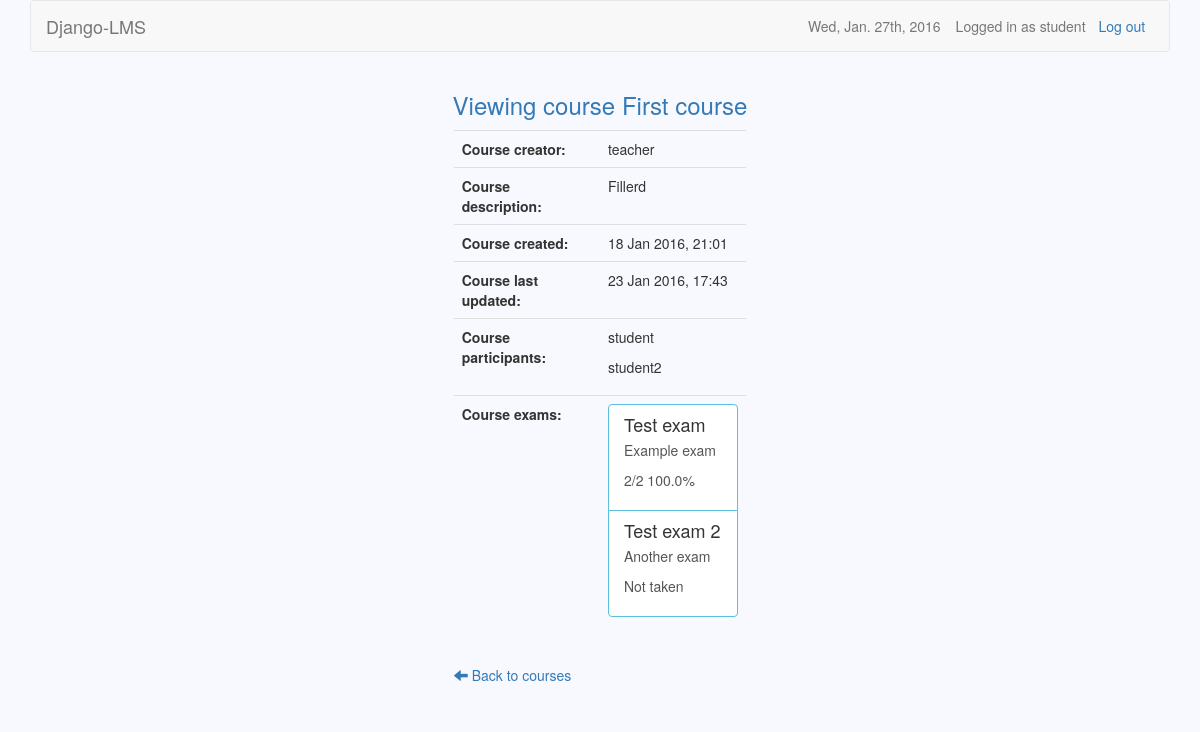
Page /courses/1/s (signed in) on the earlier database version.
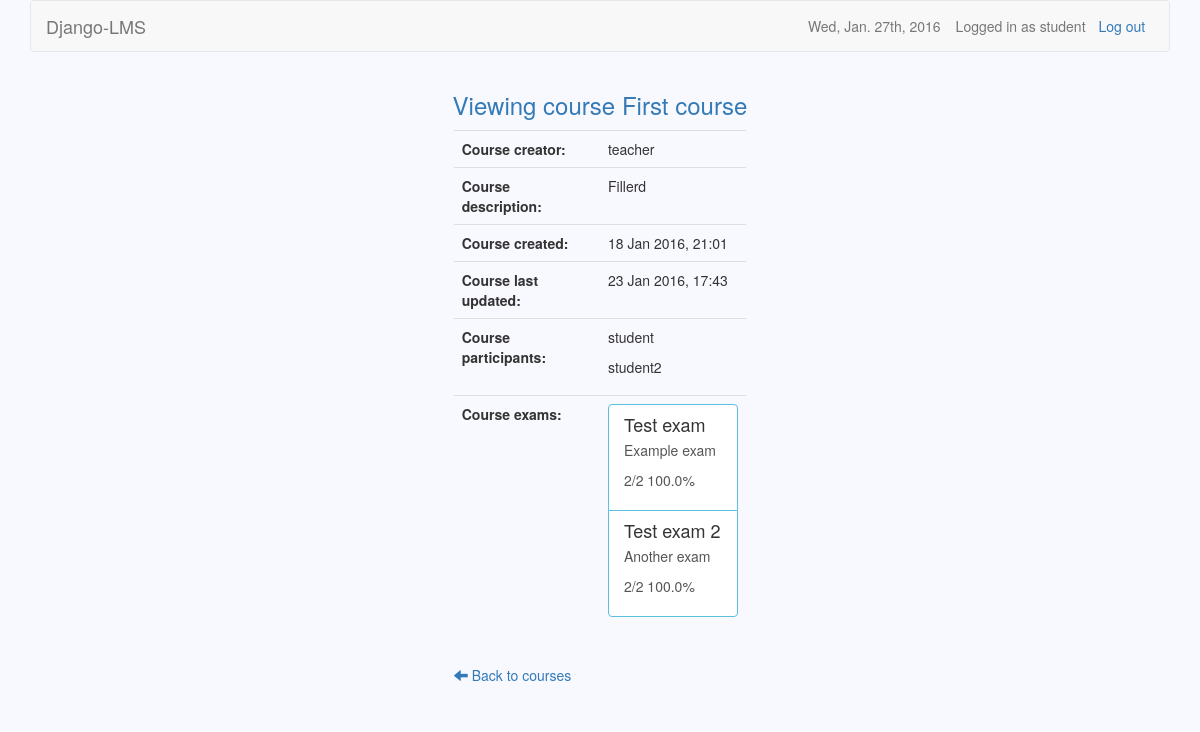
Same page on the later database version.
### users/models.py (models this page shows)
class User(AbstractUser):
    is_teacher = models.BooleanField(default=False)
    created = models.DateTimeField(auto_now_add=True)

### courses/models.py (models this page shows, shortened)
class Course(models.Model):
    owner = models.CharField(max_length=30)
    name = models.CharField(max_length=30)
    description = models.TextField(blank=True)
    created = models.DateTimeField(auto_now_add=True)
    updated = models.DateTimeField(auto_now=True)
    participants = models.ManyToManyField(settings.AUTH_USER_MODEL, blank=True,
        through='Participation')

class Participation(models.Model):
    user = models.ForeignKey(settings.AUTH_USER_MODEL)
    course = models.ForeignKey(Course)

### exams/models.py (models this page shows, shortened)
class Exam(models.Model):
    owner = models.CharField(max_length=30)
    name = models.CharField(max_length=30)
    description = models.TextField(blank=True)
    created = models.DateTimeField(auto_now_add=True)
    updated = models.DateTimeField(auto_now=True)
    password = models.CharField(max_length=10, blank=True)
    time_limit = models.TimeField()
    active_from = models.DateTimeField()
    active_to = models.DateTimeField()
    course = models.ForeignKey(Course)
    category = models.CharField(max_length=30)
    question_count = models.IntegerField()
    questions = models.ManyToManyField(Question, blank=True,
        through='ExamQuestion')

### courses/views.py (the view)
# urls.py: url(r'^(?P<course_id>\d+)/s$', views.view_course, name='view_course'),
@user_passes_test(student_check)
def view_course(request, course_id):
    if (Participation.objects.filter(user=request.user, course=course_id)
        .exists()):
        course = Course.objects.get(id=course_id)
        scores = {}
        exams = Exam.objects.filter(course=course_id).order_by('active_to')
        participants = Participation.objects.filter(course=course_id)
        for exam in exams:
                try:
                    count = ExamQuestion.objects.filter(exam=exam).count()
                    score = Score.objects.get(student=request.user,
                        exam=exam).score
                    scores[exam] = format_score(score, count)
                except ObjectDoesNotExist:
                    scores[exam] = "Not taken"
        return render(request, 'view_course.html', {'course': course,
            'participants': participants, 'exams': exams, 'scores': scores})
    else:
        return redirect('/courses/s')

### courses/templatetags/get_item.py (called while the page is built)
@register.filter
def get_item(dictionary, key):
    return dictionary.get(key)

### courses/views.py (called while the page is built)
def student_check(user):
    return not user.is_teacher

def format_score(score, count):
    percentage = str(float(score) / float(count) * 100) + '%'
    return str(score) + '/' + str(count) + ' ' + percentage

### courses/templates/view_course.html
{% extends 'base.html' %}
{% load get_item %}
{% block header %}Viewing course {{ course.name }}{% endblock %}
{% block dashboard %}
	<table class="table table-hover">
		<tr>
			<th>Course creator:</th>
			<td>{{ course.owner }}</td>
		</tr>
		<tr>
			<th>Course description:</th>
			<td>{{ course.description }}</td>
		</tr>
		<tr>
			<th>Course created:</th>
			<td>{{ course.created|date }}</td>
		</tr>
		<tr>
			<th>Course last updated:</th>
			<td>{{ course.updated|date }}</td>
		</tr>
		<tr>
			<th>Course participants:</th>
			<td>
				{% for participant in participants %}
					<p>{{ participant.user }}</p>
				{% endfor %}
			</td>
		</tr>
		<tr>
			<th>Course exams:</th>
			<td>
				{% for exam in exams %}
					<a class="list-group-item" href="{% url 'view_exam' course.id exam.id %}">
						<h4 class="list-group-item-heading">{{ exam.name }}</h4>
						<p class="list-group-item-description">{{ exam.description }}</p>
						<p class="list-group-item-description"> {{ scores|get_item:exam }}</p>
					</a>
				{% endfor %}
			</td>
		</tr>
	</table>
	<a href="{% url 'student_page' %}">
		<span class="glyphicon glyphicon-arrow-left"></span>
		Back to courses
	</a>
{% endblock %}

### django-lms/templates/base.html (shortened to what this page needs)
{% load staticfiles %}
<!DOCTYPE html>
<html>
    <head>
        <link href="/static/bootstrap/css/bootstrap.min.css" rel="stylesheet">
        <link href="/static/datetimepicker/jquery.datetimepicker.css" rel="stylesheet">
        <link href="/static/base.css" rel="stylesheet">
	</head>
    <body>
        <div class="container">
            <nav class="navbar navbar-default" role="navigation">
                {% if user.is_active %}
                    {% if user.is_teacher %}
                        <a class="navbar-brand" href="{% url 'teacher_page' %}">Django-LMS</a>
                    {% else %}
                        <a class="navbar-brand" href="{% url 'student_page' %}">Django-LMS</a>
                    {% endif %}
                    <a class="btn navbar-btn navbar-right" id="logout" href="{% url 'logout' %}">Log out</a>
                    <span class="navbar-text navbar-right">Logged in as {{ user.username }}</span>
                {% else %}
                    <a class="navbar-brand" href="/">Django-LMS</a>
                    <a class="btn navbar-btn navbar-right" id="login" href="{% url 'login' %}">Log in</a>
                    <a class="btn navbar-btn navbar-right" id="signup" href="{% url 'signup' %}">Sign up</a>
                {% endif %}
                <span class="navbar-text navbar-right">{% now "D, M. jS, Y" %}</span>
            </nav>
            <div class="row">
                <h3 class="text-primary text-center">{% block header %}{% endblock %}</h3>
                <div class="list-group center">
                    {% block dashboard %}{% endblock %}
                </div>
            </div>
        </div>
    </body>
</html>

### django-lms/static/base.css (style rules this page uses)
body { background-color: #F8F8FF; }
#login, #logout { margin-right: 1%; padding-right: 1%; }
table { table-layout:fixed; width: 70%; border-collapse: collapse; }
td { word-wrap:break-word; }
.list-group-item-description { overflow: hidden; text-overflow: ellipsis; }
.center { width: 25%; margin-top: 1%; margin-left: auto; margin-right: auto; }
.list-group-item { border-width: 1px; border-color: #5bc0de; }

Differences in the rows shown:
changed Exam "Test exam 2": id "Not taken" → "2/2 100.0%"
